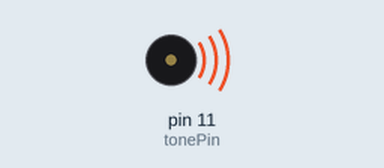
This sketch was run on a simulated Arduino Uno, built with avr-gcc and run on an emulated ATmega328P. On the bench: buzzer (waves = sounding).

Above: at 0.71 s.
At 17.4 s:
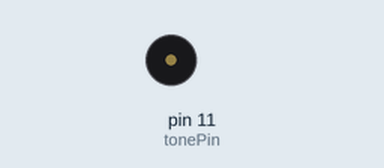
Timing chart, 0 to 21.2 s (numbered marks = the images above):
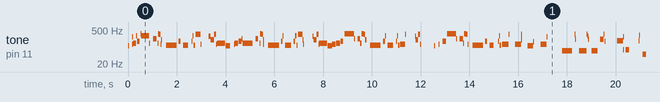

Measured:
- by itself, tone on pin 11 (tonePin): plays 110 Hz for 0.03 s, 130 Hz for 0.01 s, 261 Hz for 0.04 s, 146 Hz for 0.11 s, 293 Hz for 0.03 s, 174 Hz for 0.11 s … (789 notes in this stretch)

The sketch:

test.ino
```cpp
// Credit:
// Midi to Arduino Converter
//     - Andy Tran (extramaster), 2015
// https://www.extramaster.net/tools/midiToArduino/
//
// Process:
// Midi -> Midi tracks -> Note mappings -> Frequency
//
// CC0

// Set this to be the pin that your buzzer resides in. (Note that you can only have one buzzer actively using the PWM signal at a time).
int tonePin = 11;
void setup() {

}

void midi() {

    tone(tonePin, 220, 2.74122829861);
    delay(2.74122829861);
    tone(tonePin, 110, 27.4122829861);
    delay(27.4122829861);
    delay(145.285099826);
    tone(tonePin, 130, 8.22368489583);
    delay(8.22368489583);
    tone(tonePin, 261, 38.3771961806);
    delay(38.3771961806);
    tone(tonePin, 146, 109.649131944);
    delay(109.649131944);
    delay(19.1885980903);
    tone(tonePin, 293, 32.8947395833);
    delay(32.8947395833);
    tone(tonePin, 174, 109.649131944);
    delay(109.649131944);
    delay(32.8947395833);
    tone(tonePin, 349, 32.8947395833);
    delay(32.8947395833);
    tone(tonePin, 293, 320.723710937);
    delay(320.723710937);
    tone(tonePin, 146, 41.1184244792);
    delay(41.1184244792);
    delay(131.578958333);
    tone(tonePin, 220, 131.578958333);
    delay(131.578958333);
    delay(43.8596527778);
    tone(tonePin, 146, 16.4473697917);
    delay(16.4473697917);
    tone(tonePin, 349, 16.4473697917);
    delay(16.4473697917);
    tone(tonePin, 329, 98.68421875);
    delay(98.68421875);
    tone(tonePin, 130, 10.9649131944);
    delay(10.9649131944);
    tone(tonePin, 195, 13.7061414931);
    delay(13.7061414931);
    delay(194.627209201);
    tone(tonePin, 116, 441.337756076);
    delay(441.337756076);
    delay(84.9780772569);
    tone(tonePin, 174, 65.7894791667);
    delay(65.7894791667);
    tone(tonePin, 293, 2.74122829861);
    delay(2.74122829861);
    delay(106.907903646);
    tone(tonePin, 116, 208.333350694);
    delay(208.333350694);
    delay(142.543871528);
    tone(tonePin, 174, 46.6008810764);
    delay(46.6008810764);
    tone(tonePin, 293, 27.4122829861);
    delay(27.4122829861);
    tone(tonePin, 116, 68.5307074653);
    delay(68.5307074653);
    delay(32.8947395833);
    tone(tonePin, 329, 191.885980903);
    delay(191.885980903);
    tone(tonePin, 195, 5.48245659722);
    delay(5.48245659722);
    tone(tonePin, 130, 16.4473697917);
    delay(16.4473697917);
    delay(312.500026042);
    tone(tonePin, 277, 82.2368489583);
    delay(82.2368489583);
    tone(tonePin, 195, 139.802643229);
    delay(139.802643229);
    tone(tonePin, 329, 87.7193055556);
    delay(87.7193055556);
    tone(tonePin, 130, 21.9298263889);
    delay(21.9298263889);
    delay(19.1885980903);
    tone(tonePin, 146, 331.688624132);
    delay(331.688624132);
    delay(19.1885980903);
    tone(tonePin, 110, 175.438611111);
    delay(175.438611111);
    delay(175.438611111);
    tone(tonePin, 130, 21.9298263889);
    delay(21.9298263889);
    tone(tonePin, 146, 139.802643229);
    delay(139.802643229);
    delay(13.7061414931);
    tone(tonePin, 174, 134.320186632);
    delay(134.320186632);
    tone(tonePin, 220, 13.7061414931);
    delay(13.7061414931);
    delay(27.4122829861);
    tone(tonePin, 146, 402.960559896);
    delay(402.960559896);
    delay(123.355273437);
    tone(tonePin, 220, 120.614045139);
    delay(120.614045139);
    delay(54.8245659722);
    tone(tonePin, 146, 16.4473697917);
    delay(16.4473697917);
    tone(tonePin, 349, 65.7894791667);
    delay(65.7894791667);
    tone(tonePin, 329, 60.3070225694);
    delay(60.3070225694);
    tone(tonePin, 130, 10.9649131944);
    delay(10.9649131944);
    tone(tonePin, 195, 21.9298263889);
    delay(21.9298263889);
    delay(175.438611111);
    tone(tonePin, 116, 460.526354167);
    delay(460.526354167);
    delay(65.7894791667);
    tone(tonePin, 174, 65.7894791667);
    delay(65.7894791667);
    tone(tonePin, 293, 10.9649131944);
    delay(10.9649131944);
    delay(98.68421875);
    tone(tonePin, 116, 243.969318576);
    delay(243.969318576);
    delay(106.907903646);
    tone(tonePin, 174, 60.3070225694);
    delay(60.3070225694);
    tone(tonePin, 293, 52.0833376736);
    delay(52.0833376736);
    tone(tonePin, 116, 41.1184244792);
    delay(41.1184244792);
    delay(21.9298263889);
    tone(tonePin, 329, 191.885980903);
    delay(191.885980903);
    tone(tonePin, 195, 13.7061414931);
    delay(13.7061414931);
    tone(tonePin, 130, 13.7061414931);
    delay(13.7061414931);
    delay(307.017569444);
    delay(87.7193055556);
    tone(tonePin, 277, 38.3771961806);
    delay(38.3771961806);
    tone(tonePin, 195, 117.87281684);
    delay(117.87281684);
    tone(tonePin, 329, 74.0131640625);
    delay(74.0131640625);
    tone(tonePin, 130, 10.9649131944);
    delay(10.9649131944);
    delay(21.9298263889);
    tone(tonePin, 146, 331.688624132);
    delay(331.688624132);
    delay(19.1885980903);
    tone(tonePin, 110, 175.438611111);
    delay(175.438611111);
    tone(tonePin, 130, 148.026328125);
    delay(148.026328125);
    delay(27.4122829861);
    tone(tonePin, 146, 156.250013021);
    delay(156.250013021);
    delay(19.1885980903);
    tone(tonePin, 174, 112.390360243);
    delay(112.390360243);
    delay(63.0482508681);
    tone(tonePin, 349, 383.771961806);
    delay(383.771961806);
    tone(tonePin, 220, 27.4122829861);
    delay(27.4122829861);
    tone(tonePin, 146, 5.48245659722);
    delay(5.48245659722);
    delay(109.649131944);
    tone(tonePin, 220, 112.390360243);
    delay(112.390360243);
    tone(tonePin, 146, 63.0482508681);
    delay(63.0482508681);
    tone(tonePin, 349, 68.5307074653);
    delay(68.5307074653);
    tone(tonePin, 329, 74.0131640625);
    delay(74.0131640625);
    tone(tonePin, 195, 57.5657942708);
    delay(57.5657942708);
    delay(150.767556424);
    tone(tonePin, 116, 433.114071181);
    delay(433.114071181);
    delay(93.2017621528);
    tone(tonePin, 174, 74.0131640625);
    delay(74.0131640625);
    tone(tonePin, 293, 13.7061414931);
    delay(13.7061414931);
    delay(87.7193055556);
    tone(tonePin, 116, 241.228090278);
    delay(241.228090278);
    delay(109.649131944);
    tone(tonePin, 174, 54.8245659722);
    delay(54.8245659722);
    tone(tonePin, 293, 43.8596527778);
    delay(43.8596527778);
    tone(tonePin, 116, 49.342109375);
    delay(49.342109375);
    delay(27.4122829861);
    tone(tonePin, 130, 208.333350694);
    delay(208.333350694);
    tone(tonePin, 329, 10.9649131944);
    delay(10.9649131944);
    delay(307.017569444);
    delay(87.7193055556);
    tone(tonePin, 277, 30.1535112847);
    delay(30.1535112847);
    tone(tonePin, 195, 104.166675347);
    delay(104.166675347);
    tone(tonePin, 329, 74.0131640625);
    delay(74.0131640625);
    tone(tonePin, 130, 35.6359678819);
    delay(35.6359678819);
    delay(19.1885980903);
    delay(350.877222222);
    tone(tonePin, 146, 2.74122829861);
    delay(2.74122829861);
    delay(172.697382812);
    tone(tonePin, 110, 8.22368489583);
    delay(8.22368489583);
    delay(167.214926215);
    tone(tonePin, 130, 24.6710546875);
    delay(24.6710546875);
    delay(150.767556424);
    tone(tonePin, 146, 2.74122829861);
    delay(2.74122829861);
    tone(tonePin, 174, 128.837730035);
    delay(128.837730035);
    delay(43.8596527778);
    tone(tonePin, 349, 372.807048611);
    delay(372.807048611);
    tone(tonePin, 220, 24.6710546875);
    delay(24.6710546875);
    tone(tonePin, 146, 5.48245659722);
    delay(5.48245659722);
    delay(123.355273437);
    tone(tonePin, 220, 131.578958333);
    delay(131.578958333);
    tone(tonePin, 146, 43.8596527778);
    delay(43.8596527778);
    tone(tonePin, 349, 87.7193055556);
    delay(87.7193055556);
    tone(tonePin, 329, 65.7894791667);
    delay(65.7894791667);
    tone(tonePin, 130, 21.9298263889);
    delay(21.9298263889);
    tone(tonePin, 195, 2.74122829861);
    delay(2.74122829861);
    delay(172.697382812);
    tone(tonePin, 116, 433.114071181);
    delay(433.114071181);
    delay(93.2017621528);
    tone(tonePin, 174, 65.7894791667);
    delay(65.7894791667);
    tone(tonePin, 293, 2.74122829861);
    delay(2.74122829861);
    delay(106.907903646);
    tone(tonePin, 116, 175.438611111);
    delay(175.438611111);
    delay(175.438611111);
    tone(tonePin, 174, 46.6008810764);
    delay(46.6008810764);
    tone(tonePin, 293, 27.4122829861);
    delay(27.4122829861);
    tone(tonePin, 116, 60.3070225694);
    delay(60.3070225694);
    delay(41.1184244792);
    tone(tonePin, 130, 265.899144965);
    delay(265.899144965);
    tone(tonePin, 329, 41.1184244792);
    delay(41.1184244792);
    tone(tonePin, 195, 2.74122829861);
    delay(2.74122829861);
    delay(216.55703559);
    tone(tonePin, 130, 243.969318576);
    delay(243.969318576);
    tone(tonePin, 329, 8.22368489583);
    delay(8.22368489583);
    tone(tonePin, 195, 49.342109375);
    delay(49.342109375);
    delay(224.780720486);
    tone(tonePin, 110, 208.333350694);
    delay(208.333350694);
    tone(tonePin, 164, 27.4122829861);
    delay(27.4122829861);
    tone(tonePin, 220, 5.48245659722);
    delay(5.48245659722);
    delay(285.087743056);
    tone(tonePin, 130, 241.228090278);
    delay(241.228090278);
    tone(tonePin, 261, 10.9649131944);
    delay(10.9649131944);
    tone(tonePin, 195, 5.48245659722);
    delay(5.48245659722);
    delay(268.640373264);
    delay(350.877222222);
    tone(tonePin, 69, 427.631614583);
    delay(427.631614583);
    delay(98.68421875);
    tone(tonePin, 329, 24.6710546875);
    delay(24.6710546875);
    tone(tonePin, 207, 30.1535112847);
    delay(30.1535112847);
    delay(120.614045139);
    tone(tonePin, 69, 309.758797743);
    delay(309.758797743);
    tone(tonePin, 329, 41.1184244792);
    delay(41.1184244792);
    tone(tonePin, 277, 24.6710546875);
    delay(24.6710546875);
    tone(tonePin, 207, 8.22368489583);
    delay(8.22368489583);
    delay(142.543871528);
    tone(tonePin, 69, 249.451775174);
    delay(249.451775174);
    delay(101.425447049);
    tone(tonePin, 207, 131.578958333);
    delay(131.578958333);
    tone(tonePin, 329, 30.1535112847);
    delay(30.1535112847);
    delay(13.7061414931);
    tone(tonePin, 277, 2.74122829861);
    delay(2.74122829861);
    tone(tonePin, 174, 8.22368489583);
    delay(8.22368489583);
    delay(339.912309028);
    delay(175.438611111);
    tone(tonePin, 184, 230.263177083);
    delay(230.263177083);
    tone(tonePin, 77, 13.7061414931);
    delay(13.7061414931);
    tone(tonePin, 311, 5.48245659722);
    delay(5.48245659722);
    tone(tonePin, 261, 13.7061414931);
    delay(13.7061414931);
    delay(87.7193055556);
    tone(tonePin, 77, 142.543871528);
    delay(142.543871528);
    delay(32.8947395833);
    delay(350.877222222);
    tone(tonePin, 184, 24.6710546875);
    delay(24.6710546875);
    tone(tonePin, 311, 21.9298263889);
    delay(21.9298263889);
    delay(128.837730035);
    tone(tonePin, 51, 175.438611111);
    delay(175.438611111);
    delay(175.438611111);
    tone(tonePin, 103, 2.74122829861);
    delay(2.74122829861);
    tone(tonePin, 261, 93.2017621528);
    delay(93.2017621528);
    tone(tonePin, 311, 16.4473697917);
    delay(16.4473697917);
    tone(tonePin, 51, 8.22368489583);
    delay(8.22368489583);
    tone(tonePin, 184, 19.1885980903);
    delay(19.1885980903);
    delay(35.6359678819);
    delay(350.877222222);
    delay(175.438611111);
    tone(tonePin, 82, 134.320186632);
    delay(134.320186632);
    delay(216.55703559);
    tone(tonePin, 329, 30.1535112847);
    delay(30.1535112847);
    tone(tonePin, 207, 8.22368489583);
    delay(8.22368489583);
    tone(tonePin, 246, 30.1535112847);
    delay(30.1535112847);
    tone(tonePin, 82, 63.0482508681);
    delay(63.0482508681);
    delay(43.8596527778);
    tone(tonePin, 329, 241.228090278);
    delay(241.228090278);
    tone(tonePin, 261, 10.9649131944);
    delay(10.9649131944);
    tone(tonePin, 195, 27.4122829861);
    delay(27.4122829861);
    tone(tonePin, 65, 8.22368489583);
    delay(8.22368489583);
    delay(238.486861979);
    tone(tonePin, 73, 265.899144965);
    delay(265.899144965);
    tone(tonePin, 184, 41.1184244792);
    delay(41.1184244792);
    tone(tonePin, 293, 10.9649131944);
    delay(10.9649131944);
    delay(208.333350694);
    tone(tonePin, 82, 197.3684375);
    delay(197.3684375);
    tone(tonePin, 207, 60.3070225694);
    delay(60.3070225694);
    tone(tonePin, 246, 8.22368489583);
    delay(8.22368489583);
    tone(tonePin, 329, 13.7061414931);
    delay(13.7061414931);
    delay(71.2719357639);
    delay(175.438611111);
    tone(tonePin, 440, 235.745633681);
    delay(235.745633681);
    tone(tonePin, 277, 13.7061414931);
    delay(13.7061414931);
    tone(tonePin, 329, 16.4473697917);
    delay(16.4473697917);
    delay(84.9780772569);
    tone(tonePin, 41, 416.666701389);
    delay(416.666701389);
    tone(tonePin, 493, 98.68421875);
    delay(98.68421875);
    tone(tonePin, 293, 10.9649131944);
    delay(10.9649131944);
    tone(tonePin, 415, 10.9649131944);
    delay(10.9649131944);
    delay(164.473697917);
    tone(tonePin, 82, 296.05265625);
    delay(296.05265625);
    tone(tonePin, 41, 32.8947395833);
    delay(32.8947395833);
    delay(21.9298263889);
    tone(tonePin, 493, 156.250013021);
    delay(156.250013021);
    tone(tonePin, 293, 8.22368489583);
    delay(8.22368489583);
    tone(tonePin, 415, 5.48245659722);
    delay(5.48245659722);
    delay(5.48245659722);
    tone(tonePin, 82, 24.6710546875);
    delay(24.6710546875);
    delay(326.206167535);
    delay(175.438611111);
    tone(tonePin, 92, 191.885980903);
    delay(191.885980903);
    tone(tonePin, 220, 27.4122829861);
    delay(27.4122829861);
    delay(131.578958333);
    tone(tonePin, 329, 76.7543923611);
    delay(76.7543923611);
    tone(tonePin, 184, 10.9649131944);
    delay(10.9649131944);
    tone(tonePin, 277, 52.0833376736);
    delay(52.0833376736);
    delay(35.6359678819);
    tone(tonePin, 92, 38.3771961806);
    delay(38.3771961806);
    tone(tonePin, 123, 246.710546875);
    delay(246.710546875);
    delay(65.7894791667);
    tone(tonePin, 184, 98.68421875);
    delay(98.68421875);
    tone(tonePin, 311, 5.48245659722);
    delay(5.48245659722);
    tone(tonePin, 246, 5.48245659722);
    delay(5.48245659722);
    delay(65.7894791667);
    tone(tonePin, 123, 178.17983941);
    delay(178.17983941);
    tone(tonePin, 184, 145.285099826);
    delay(145.285099826);
    tone(tonePin, 246, 5.48245659722);
    delay(5.48245659722);
    tone(tonePin, 311, 21.9298263889);
    delay(21.9298263889);
    tone(tonePin, 123, 109.649131944);
    delay(109.649131944);
    delay(65.7894791667);
    tone(tonePin, 440, 265.899144965);
    delay(265.899144965);
    delay(84.9780772569);
    tone(tonePin, 277, 38.3771961806);
    delay(38.3771961806);
    delay(137.061414931);
    tone(tonePin, 415, 104.166675347);
    delay(104.166675347);
    tone(tonePin, 82, 95.9429904514);
    delay(95.9429904514);
    tone(tonePin, 246, 30.1535112847);
    delay(30.1535112847);
    tone(tonePin, 329, 57.5657942708);
    delay(57.5657942708);
    delay(63.0482508681);
    tone(tonePin, 82, 112.390360243);
    delay(112.390360243);
    delay(63.0482508681);
    tone(tonePin, 277, 345.394765625);
    delay(345.394765625);
    delay(5.48245659722);
    tone(tonePin, 329, 76.7543923611);
    delay(76.7543923611);
    tone(tonePin, 110, 35.6359678819);
    delay(35.6359678819);
    tone(tonePin, 220, 30.1535112847);
    delay(30.1535112847);
    delay(32.8947395833);
    delay(350.877222222);
    tone(tonePin, 51, 21.9298263889);
    delay(21.9298263889);
    tone(tonePin, 329, 16.4473697917);
    delay(16.4473697917);
    tone(tonePin, 207, 16.4473697917);
    delay(16.4473697917);
    tone(tonePin, 246, 21.9298263889);
    delay(21.9298263889);
    tone(tonePin, 103, 19.1885980903);
    delay(19.1885980903);
    delay(79.4956206597);
    delay(350.877222222);
    tone(tonePin, 46, 156.250013021);
    delay(156.250013021);
    delay(19.1885980903);
    tone(tonePin, 92, 120.614045139);
    delay(120.614045139);
    tone(tonePin, 220, 98.68421875);
    delay(98.68421875);
    tone(tonePin, 277, 46.6008810764);
    delay(46.6008810764);
    delay(84.9780772569);
    tone(tonePin, 329, 60.3070225694);
    delay(60.3070225694);
    tone(tonePin, 184, 27.4122829861);
    delay(27.4122829861);
    tone(tonePin, 92, 54.8245659722);
    delay(54.8245659722);
    delay(32.8947395833);
    delay(350.877222222);
    tone(tonePin, 184, 16.4473697917);
    delay(16.4473697917);
    tone(tonePin, 246, 13.7061414931);
    delay(13.7061414931);
    tone(tonePin, 311, 16.4473697917);
    delay(16.4473697917);
    delay(128.837730035);
    tone(tonePin, 61, 208.333350694);
    delay(208.333350694);
    tone(tonePin, 123, 79.4956206597);
    delay(79.4956206597);
    delay(63.0482508681);
    tone(tonePin, 184, 21.9298263889);
    delay(21.9298263889);
    tone(tonePin, 246, 65.7894791667);
    delay(65.7894791667);
    tone(tonePin, 329, 2.74122829861);
    delay(2.74122829861);
    tone(tonePin, 61, 52.0833376736);
    delay(52.0833376736);
    delay(32.8947395833);
    delay(350.877222222);
    tone(tonePin, 41, 446.820212674);
    delay(446.820212674);
    tone(tonePin, 246, 13.7061414931);
    delay(13.7061414931);
    tone(tonePin, 82, 65.7894791667);
    delay(65.7894791667);
    tone(tonePin, 329, 32.8947395833);
    delay(32.8947395833);
    tone(tonePin, 41, 123.355273437);
    delay(123.355273437);
    delay(19.1885980903);

}

void loop() {
    // Play midi
    midi();
}
```
